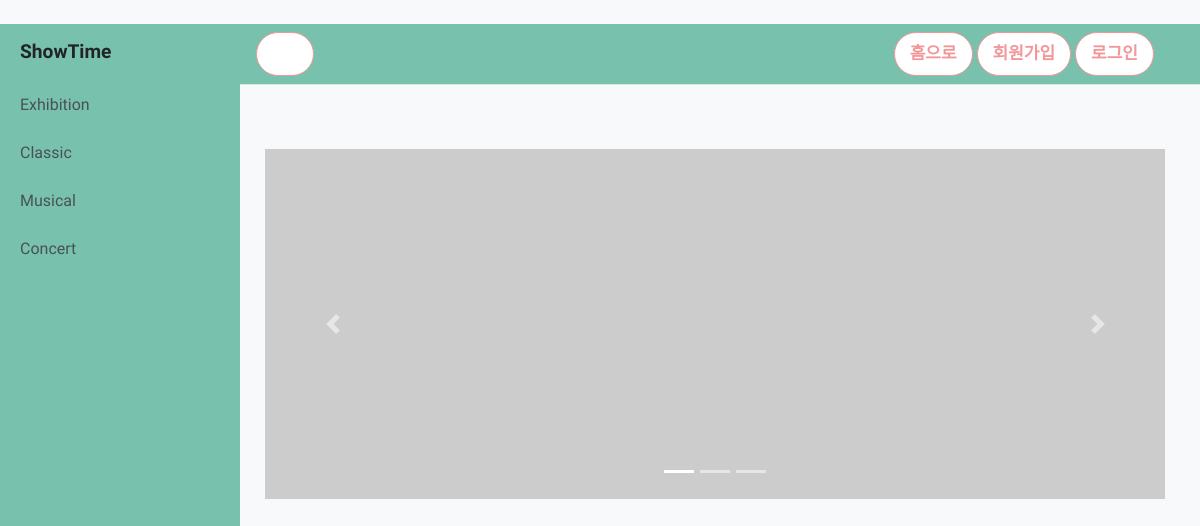
Before: /showtime/musical/ with the older database file.
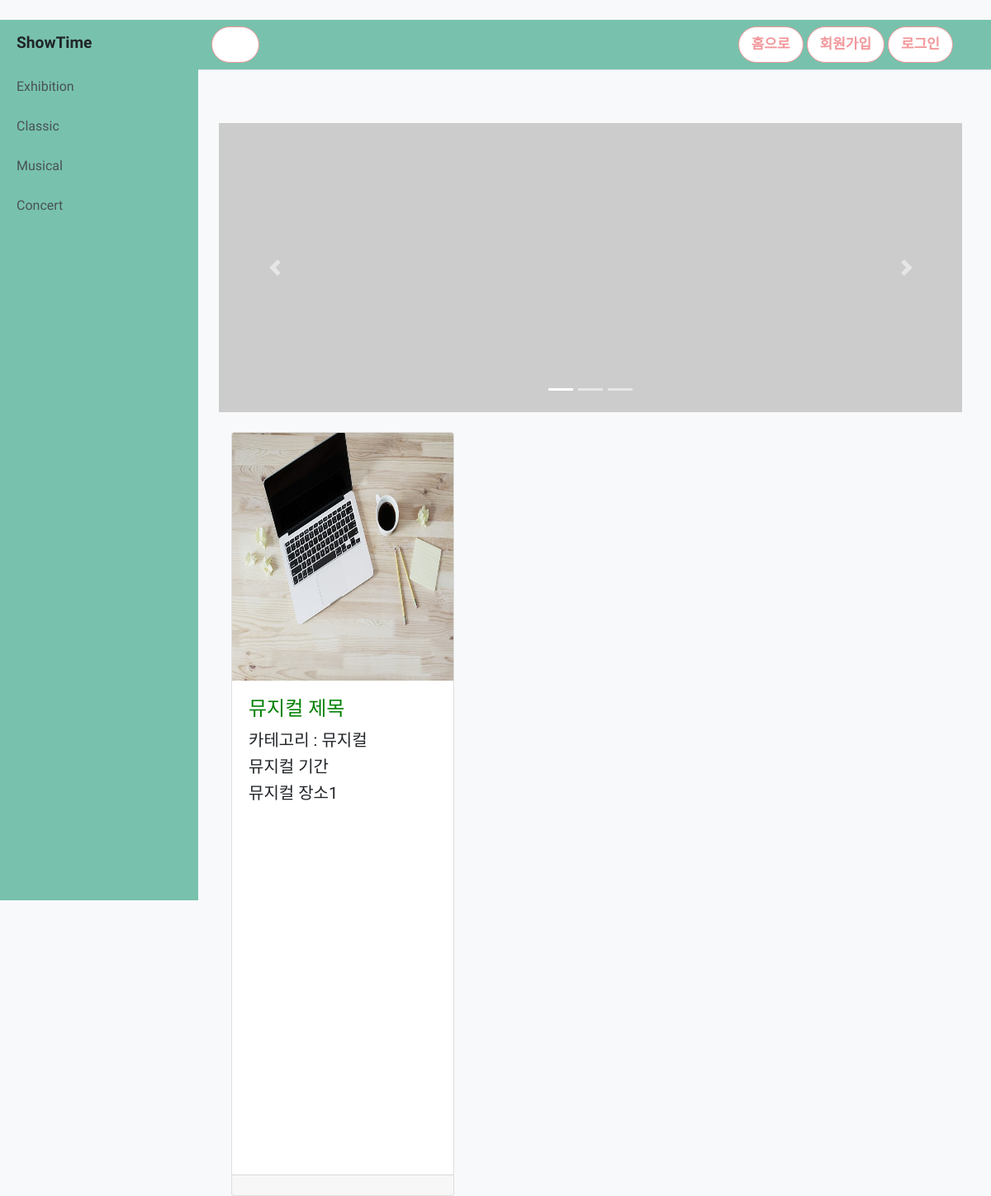
After: the same page with the newer database file.
### show/models.py (models this page shows, shortened)
class Post(models.Model):
    category = models.ForeignKey(Category, on_delete=models.CASCADE)
    title= models.CharField(max_length=300)
    date=models.CharField(max_length=300)
    time=models.CharField(max_length=300)
    tel=models.CharField(max_length=300)
    place1=models.CharField(max_length=300)
    place2=models.CharField(max_length=300)
    place_url=models.CharField(max_length=300)
    price=models.CharField(max_length=300)
    link=models.CharField(max_length=300)
    image = models.ImageField(upload_to='images/')

class Category(models.Model):
    category = models.CharField(max_length=30)
    def __str__(self):
        return self.category

### show/views.py (the view)
# urls.py: path('showtime/musical/', show.views.musical, name='musical'),
def musical(request):
    posts = Post.objects
    musicals = Post.objects.filter(category=1)
    return render(request, 'show/musical.html', {'musicals' : musicals })

### show/templates/show/musical.html (shortened to what this page needs)
{% extends "show/base.html" %}
{% block content %}
    <div class="row">
        <div class="fluid-center" style="padding: 15px; margin: 25px;">
        <div id="carouselExampleIndicators" class="carousel slide my-4" data-ride="carousel">
            <ol class="carousel-indicators">
                <li data-target="#carouselExampleIndicators" data-slide-to="0" class="active"></li>
                <li data-target="#carouselExampleIndicators" data-slide-to="1"></li>
                <li data-target="#carouselExampleIndicators" data-slide-to="2"></li>
            </ol>
            <div class="carousel-inner" role="listbox">
                <div class="carousel-item active">
                    <img class="d-block img-fluid" src="http://placehold.it/900x350" alt="First slide" style="width: 100%;">
                </div>
            </div>
            <a class="carousel-control-prev" href="#carouselExampleIndicators" role="button" data-slide="prev">
                <span class="carousel-control-prev-icon" aria-hidden="true"></span>
            </a>
            <a class="carousel-control-next" href="#carouselExampleIndicators" role="button" data-slide="next">
                <span class="carousel-control-next-icon" aria-hidden="true"></span>
            </a>
        </div>
        {% for post in musicals %}
            <div class="col-lg-4 col-md-6 mb-4">
                    <div class="card h-100">
                        {% if post.image %}
                        <a href="{% url 'detail' post.id %}"><img class="card-img-top" src="{{ post.image.url }}" alt="" height=300></a>
                        {% endif %}
                        <div class="card-body">
                            <h4 class="card-title">
                            <a href="{% url 'detail' post.id %}" style="color: green;">{{ post.title }}</a>
                            </h4>
                            <h5> 카테고리 : {{post.category}}</h5>
                            <h5> {{post.date}}</h5>
                            <h5>{{post.place1}}</h5>
                        </div>
                        <div class="card-footer">
                        </div>
                    </div>
                </div>
        {% endfor %}
            </div>
        </div>
        </div>
{% endblock %}

### show/templates/show/base.html (shortened to what this page needs)
﻿{% load static %}
{% load staticfiles %}
<!DOCTYPE html>
<html lang="en">
<head>
    <link rel="stylesheet" href="https://stackpath.bootstrapcdn.com/bootstrap/4.3.1/css/bootstrap.min.css">
    <link href="vendor/bootstrap/css/bootstrap.min.css" rel="stylesheet">
    <link href="{% static 'show/home.css' %}" rel="stylesheet" type="text/css">
</head>
<body>
    <div class="d-flex" id="wrapper">
        <div style="background-color: #78C2AD" id="sidebar-wrapper">
            <div class="sidebar-heading"><strong>ShowTime</strong></div>
            <div class="list-group list-group-flush" >
                <a href="{% url 'exhibition' %}" class="list-group-item list-group-item-action"style="background-color: #78C2AD">Exhibition</a>
                <a href="{% url 'classic' %}"  class="list-group-item list-group-item-action" style="background-color: #78C2AD">Classic</a>
                <a href="{% url 'musical' %}"  class="list-group-item list-group-item-action" style="background-color: #78C2AD">Musical</a>
                <a href="{% url 'concert' %}"  class="list-group-item list-group-item-action" style="background-color: #78C2AD">Concert</a>
            </div>
        </div>
        <div id="page-content-wrapper">
            <nav class="navbar navbar-expand-lg navbar-dark border-bottom" style="background-color: #78C2AD">
                <button class="myButton" id="menu-toggle"><span class="navbar-toggler-icon"></span></button>
                <div class="collapse navbar-collapse" id="navbarSupportedContent">
                    <ul class="navbar-nav ml-auto mt-2 mt-lg-0">
                        <li class="nav-item active">
                            {% if user.is_active %}
                            <div style="margin-right: 30px;">
                                <a href="{% url 'home' %}"><button type="button" class="myButton">홈으로</button></a>
                                <a href="{% url 'logout' %}"><button type="button" class="myButton">로그아웃</button></a>
                            </div>
                            {% else %}
                            <div style="margin-right: 30px;">
                                <a href="{% url 'home' %}"><button type="button" class="myButton">홈으로</button></a>
                                <a href="{% url 'accounts:signup' %}"><button type="button" class="myButton" >회원가입</button></a>
                                <a href="{% url 'login' %}"><button type="button" class="myButton">로그인</button></a>
                            </div>
                            {% endif %}
                        </li>
                    </ul>
                </div>
            </nav>
            {% block content %}
            {% endblock %}
    </div>
</body>
</html>

### show/static/show/home.css (style rules this page uses)
body { overflow-x: hidden; width: 100%; background-color:#F8F9FA; font-family: 'Nanum Myeongjo', serif; }
#sidebar-wrapper { min-height: 100vh; margin-left: -15rem; -webkit-transition: margin .25s ease-out; -moz-transition: margin .25s ease-out; -o-transition: margin .25s ease-out; transition: margin .25s ease-out; }
#sidebar-wrapper .sidebar-heading { padding: 0.875rem 1.25rem; font-size: 1.2rem; }
#sidebar-wrapper .list-group { width: 15rem; }
#page-content-wrapper { min-width: 100vw; }
@media (min-width: 768px) { #sidebar-wrapper { margin-left: 0; } }
@media (min-width: 768px) { #page-content-wrapper { min-width: 0; width: 100%; } }
.myButton { background-color:#ffffff; -moz-border-radius:28px; -webkit-border-radius:28px; border-radius:28px; border:1px solid #f3969a; display:inline-block; cursor:pointer; color:#f3969a; font-family:Trebuchet MS; font-size:17px; font-weight:bold; padding:8px 15px; text-decoration:none; }

Changed rows visible on the page:
added Post: image (picture), title "뮤지컬 제목", category "뮤지컬", date "뮤지컬 기간", place1 "뮤지컬 장소1"
